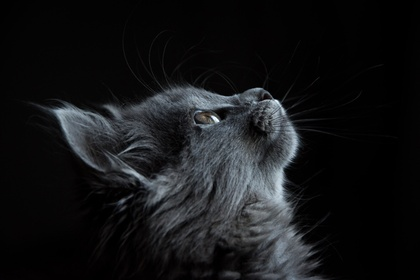
%> input picture images/pexels-snapwire.jpg, 420 x 280 px, shrunk from 1920 x 1280 before the run
$ octave thresh.m   (GNU Octave 9; MATLAB toolbox functions it lacks are replaced by stand-ins)
%> lines starting %> are read from the running program, lines starting %| are printed output that depends on the picture; in (x1, y1, x2, y2) boxes, pixels count from 0 and x2, y2 are one past the last pixel; in counts of white or black regions, pixels touching at a corner belong together; the program's own positions count from 1

clc;
img=imread('C:\Users\TJ\Desktop\matlab octave\pexels-snapwire.jpg');
%> img is the input picture: size 280x420x3 uint8; mean R, G, B 20.9, 21.9, 23.4
x=double(img);
tot=0;
[a,b]=size(x);
%> a = 280; b = 1260
y=zeros(a,b);
for i=1:a
    for j=1:b
        y(i,j)=0;
    end
end
%> y: size 280x1260 double; every value is 0
for i=1:a
    for j=1:b
        tot=tot+x(i,j);
    end
end
%> after the loop, tot = 7782120
thr=tot/(a*b);
%> thr = 22.06
for i=1:a
    for j=1:b
        if x(i,j) > thr
            y(i,j)=0;
        else
            y(i,j)=1;
        end
    end
end
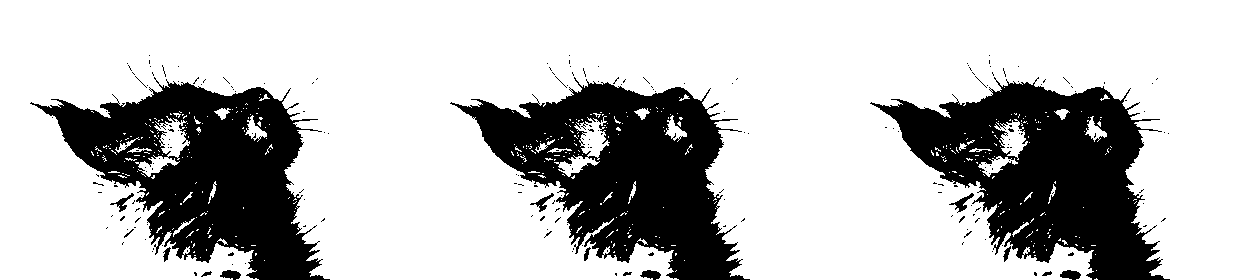
%> y: size 280x1260 double; values 0 (black) and 1 (white), 74.5% white; 220 black regions (204 under 20 px), largest, box (x1, y1, x2, y2) and area: (870, 77, 1170, 280) 29924, (450, 77, 750, 280) 29260, (30, 77, 330, 280) 29044
figure;
%showing the original image
subplot(1,2,1);
imshow(img);
title('Original Image');

%showing the Log transformed image
subplot(1,2,2);
imshow(y);
title('Thresholded Image');
